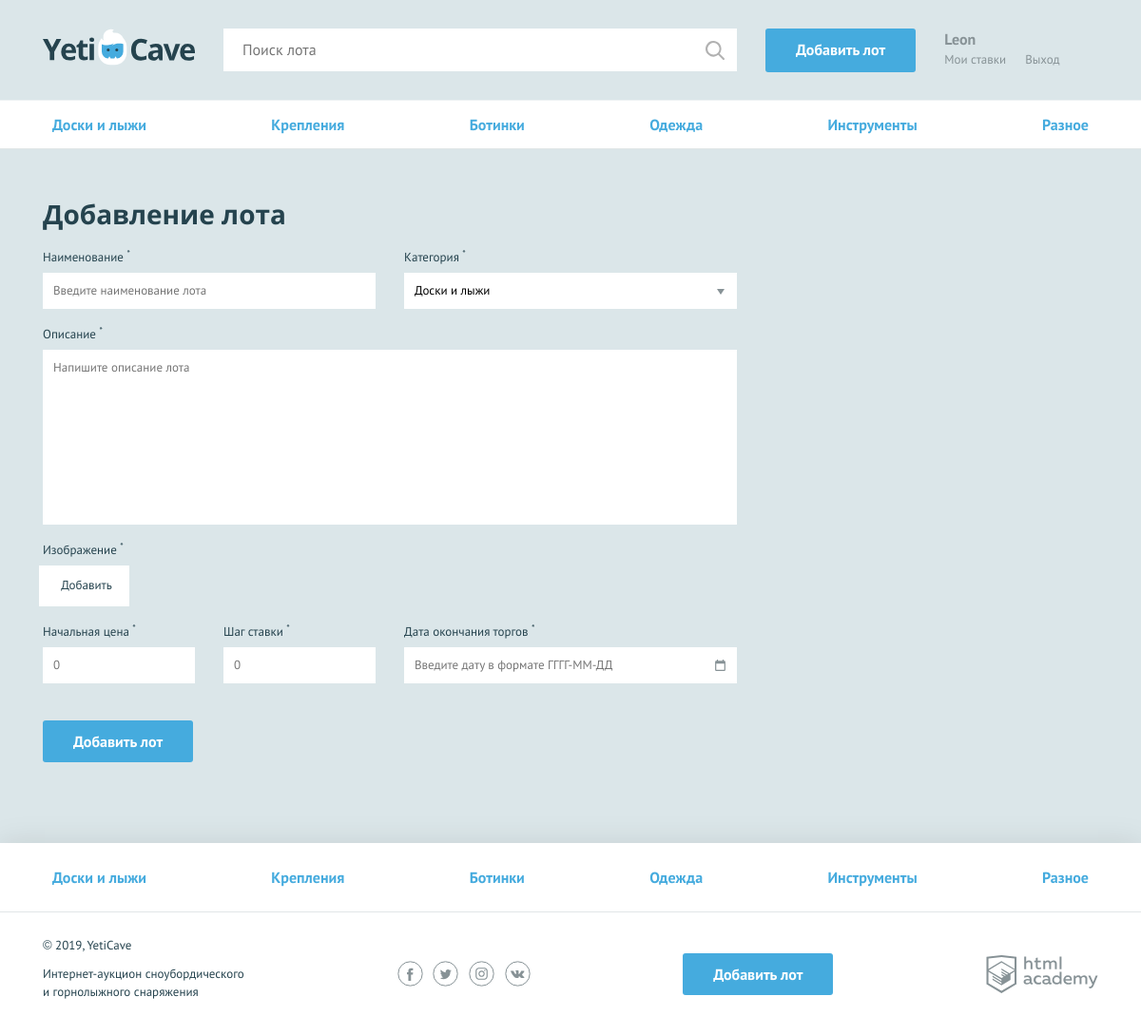
The page /add.php (signed in) on the database its author committed.
### tables this page shows
CREATE TABLE categories(
    id INT AUTO_INCREMENT PRIMARY KEY,
    name VARCHAR(128) NOT NULL UNIQUE,
    code VARCHAR(128) NOT NULL UNIQUE
);

### helpers.php (called while the page is built, shortened)
<?php
function include_template($name, array $data = []) {
    $name = 'templates/' . $name;
    extract($data);
    require $name;
    $result = ob_get_clean();
    return $result;
}

### functions.php (called while the page is built, shortened)
<?php
require_once('helpers.php');
function runQuery(mysqli $link, string $sql, $params = array()) {
    if (!empty($params)) {
        $stmt = db_get_prepare_stmt($link, $sql, $params);
        mysqli_stmt_execute($stmt);
        $result = mysqli_stmt_get_result($stmt);
    } else {
        $result = mysqli_query($link, $sql);
    }
    return $result;
}
function escapeString($str) : string {
    return $str ? htmlspecialchars($str) : '';
}
function getLayout(string $title, string $content, bool $auth_status, string $user_name, array $categories = [], bool $is_main_page = false, array $css = []) : string {
    return include_template('layout.php', [
        'title' => $title,
        'content' => $content,
        'is_auth' => $auth_status,
        'user_name' => $user_name,
        'categories' => $categories,
        'is_main_page' => $is_main_page,
        'css' => $css
    ]);
}
function getPostValue(string $name) : string {
    return $_POST[$name] ?? '';
}

### categories.php (called while the page is built)
<?php
require_once('helpers.php');
require_once('functions.php');
require_once('init.php');
$categories_query = <<<SQL
    SELECT * FROM categories
SQL;
$categories_result = runQuery($link, $categories_query);
$categories = mysqli_fetch_all($categories_result, MYSQLI_ASSOC);

### data.php (called while the page is built, shortened)
<?php
$is_auth = isset($_SESSION['user_name']);

### templates/add.php (the view, shortened to what this page needs)
<form
    class="form form--add-lot container"
    action="/add.php"
    method="post"
    enctype="multipart/form-data"
>
    <h2>Добавление лота</h2>
    <div class="form__container-two">
        <div class="form__item<?= isset($errors['lot-name']) ? ' form__item--invalid' : ''; ?>">
            <label for="lot-name">Наименование <sup>*</sup></label>
            <input
                id="lot-name"
                type="text"
                name="lot-name"
                value="<?= getPostValue('lot-name') ?>"
                placeholder="Введите наименование лота"
                required
            >
        </div>
        <div class="form__item<?= isset($errors['category']) ? ' form__item--invalid' : ''; ?>">
            <label for="category">Категория <sup>*</sup></label>
            <select id="category" name="category" required>
                <?php foreach ($categories as $category): ?>
                <?php $category_id = escapeString($category['id']); ?>
                    <option
                        value="<?= $category_id; ?>"
                        <?= $category_id === getPostValue('category') ? 'selected' : ''; ?>
                    ><?= escapeString($category['name']); ?></option>
                <?php endforeach; ?>
            </select>
        </div>
    </div>
    <div class="form__item form__item--wide<?= isset($errors['message']) ? ' form__item--invalid' : ''; ?>">
        <label for="message">Описание <sup>*</sup></label>
        <textarea id="message" required name="message" placeholder="Напишите описание лота"><?= trim(getPostValue('message')); ?></textarea>
    </div>
    <div class="form__item form__item--file<?= isset($errors['lot-img']) ? ' form__item--invalid' : ''; ?>">
        <label>Изображение <sup>*</sup></label>
        <div class="form__input-file">
            <label for="lot-img">
                Добавить
            </label>
        </div>
    </div>
    <div class="form__container-three">
        <div class="form__item form__item--small<?= isset($errors['lot-rate']) ? ' form__item--invalid' : ''; ?>">
            <label for="lot-rate">Начальная цена <sup>*</sup></label>
            <input
                id="lot-rate"
                type="number"
                name="lot-rate"
                placeholder="0"
                required
                value="<?= getPostValue('lot-rate') ?>"
            >
        </div>
        <div class="form__item form__item--small<?= isset($errors['lot-step']) ? ' form__item--invalid' : ''; ?>">
            <label for="lot-step">Шаг ставки <sup>*</sup></label>
            <input
                id="lot-step"
                type="number"
                name="lot-step"
                placeholder="0"
                required
                value="<?= getPostValue('lot-step') ?>"
            >
        </div>
        <div class="form__item<?= isset($errors['lot-date']) ? ' form__item--invalid' : ''; ?>">
            <label for="lot-date">Дата окончания торгов <sup>*</sup></label>
            <input
                required
                class="form__input-date"
                id="lot-date"
                type="text"
                name="lot-date"
                value="<?= getPostValue('lot-date') ?>"
                placeholder="Введите дату в формате ГГГГ-ММ-ДД"
            >
        </div>
    </div>
    <button type="submit" class="button">Добавить лот</button>
</form>

### templates/layout.php (shortened to what this page needs)
<!DOCTYPE html>
<html lang="ru">
<head>
    <link href="../css/normalize.min.css" rel="stylesheet">
    <link href="../css/style.css" rel="stylesheet">
    <?php if (count($css)): ?>
        <?php foreach ($css as $css_item): ?>
            <link href="<?= $css_item; ?>" rel="stylesheet">
        <?php endforeach; ?>
    <?php endif; ?>
</head>
<body>
<div class="page-wrapper">
    <header class="main-header">
        <div class="main-header__container container">
            <a class="main-header__logo" href="/">
                <img src="../img/logo.svg" width="160" height="39" alt="Логотип компании YetiCave">
            </a>
            <form class="main-header__search" method="get" action="/search.php" autocomplete="off">
                <input type="search" name="search" placeholder="Поиск лота">
                <input class="main-header__search-btn" type="submit" name="find" value="Найти">
            </form>
            <a class="main-header__add-lot button" href="/add.php">Добавить лот</a>
            <nav class="user-menu">
                <?php if ($is_auth): ?>
                    <div class="user-menu__logged">
                        <p><?= $user_name; ?></p>
                        <a class="user-menu__bets" href="pages/my-bets.html">Мои ставки</a>
                        <a class="user-menu__logout" href="/logout.php">Выход</a>
                    </div>
                <?php endif; ?>
            </nav>
        </div>
    </header>
    <?php if (!$is_main_page): ?>
        <nav class="nav">
            <ul class="nav__list container">
                <?php foreach ($categories as $category): ?>
                    <li class="nav__item">
                        <a href="all-lots.html"><?= escapeString($category['name']); ?></a>
                    </li>
                <?php endforeach; ?>
            </ul>
        </nav>
    <?php endif; ?>
    <main <?php echo $is_main_page ? 'class="container"' : '' ?>>
        <?= $content; ?>
    </main>
</div>
<footer class="main-footer">
    <nav class="nav">
        <ul class="nav__list container">
            <?php foreach ($categories as $category): ?>
                <li class="nav__item">
                    <a href="pages/all-lots.html"><?= escapeString($category['name']); ?></a>
                </li>
            <?php endforeach; ?>
        </ul>
    </nav>
    <div class="main-footer__bottom container">
        <div class="main-footer__copyright">
            <p>© 2019, YetiCave</p>
            <p>Интернет-аукцион сноубордического и горнолыжного снаряжения</p>
        </div>
        <div class="main-footer__social social">
            <a class="social__link social__link--facebook" href="#">
            </a>
            <a class="social__link social__link--twitter" href="#">
            </a>
            <a class="social__link social__link--instagram" href="#">
            </a>
            <a class="social__link social__link--vkontakte" href="#">
            </a>
        </div>
        <a class="main-footer__add-lot button" href="/add.php">Добавить лот</a>
        <div class="main-footer__developed-by">
            <a class="logo-academy" href="https://htmlacademy.ru/intensive/php">
            </a>
        </div>
    </div>
</footer>
</body>
</html>

### rows shown on the page
categories: name "Доски и лыжи"
categories: name "Крепления"
categories: name "Ботинки"
categories: name "Одежда"
categories: name "Инструменты"
categories: name "Разное"

### other values the page prints
$user_name "Leon"
form field category "Доски и лыжи"
